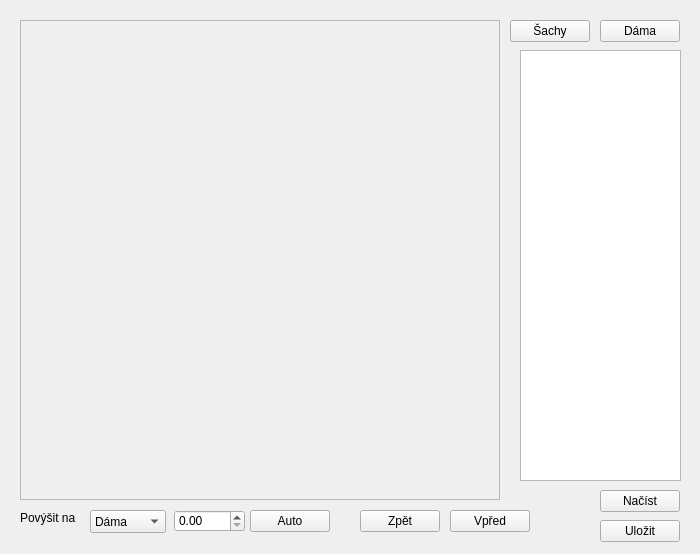
<?xml version="1.0" encoding="UTF-8"?>
<ui version="4.0">
 <class>GameWindow</class>
 <widget class="QWidget" name="GameWindow">
  <property name="geometry">
   <rect>
    <x>0</x>
    <y>0</y>
    <width>700</width>
    <height>554</height>
   </rect>
  </property>
  <property name="windowTitle">
   <string>Form</string>
  </property>
  <widget class="QFrame" name="frame">
   <property name="geometry">
    <rect>
     <x>20</x>
     <y>20</y>
     <width>480</width>
     <height>480</height>
    </rect>
   </property>
   <property name="frameShape">
    <enum>QFrame::StyledPanel</enum>
   </property>
   <property name="frameShadow">
    <enum>QFrame::Raised</enum>
   </property>
  </widget>
  <widget class="QPushButton" name="button_vpred">
   <property name="geometry">
    <rect>
     <x>450</x>
     <y>510</y>
     <width>80</width>
     <height>22</height>
    </rect>
   </property>
   <property name="text">
    <string>Vpřed</string>
   </property>
  </widget>
  <widget class="QPushButton" name="button_zpet">
   <property name="geometry">
    <rect>
     <x>360</x>
     <y>510</y>
     <width>80</width>
     <height>22</height>
    </rect>
   </property>
   <property name="text">
    <string>Zpět</string>
   </property>
  </widget>
  <widget class="QComboBox" name="comboBox_promote">
   <property name="geometry">
    <rect>
     <x>90</x>
     <y>510</y>
     <width>76</width>
     <height>23</height>
    </rect>
   </property>
   <item>
    <property name="text">
     <string>Dáma</string>
    </property>
   </item>
   <item>
    <property name="text">
     <string>Věž</string>
    </property>
   </item>
   <item>
    <property name="text">
     <string>Střelec</string>
    </property>
   </item>
   <item>
    <property name="text">
     <string>Jezdec</string>
    </property>
   </item>
  </widget>
  <widget class="QPushButton" name="button_auto">
   <property name="geometry">
    <rect>
     <x>250</x>
     <y>510</y>
     <width>80</width>
     <height>22</height>
    </rect>
   </property>
   <property name="text">
    <string>Auto</string>
   </property>
  </widget>
  <widget class="QDoubleSpinBox" name="spinBox_auto">
   <property name="geometry">
    <rect>
     <x>174</x>
     <y>510</y>
     <width>71</width>
     <height>22</height>
    </rect>
   </property>
  </widget>
  <widget class="QPushButton" name="button_nacti">
   <property name="geometry">
    <rect>
     <x>600</x>
     <y>490</y>
     <width>80</width>
     <height>22</height>
    </rect>
   </property>
   <property name="text">
    <string>Načíst</string>
   </property>
  </widget>
  <widget class="QPushButton" name="button_uloz">
   <property name="geometry">
    <rect>
     <x>600</x>
     <y>520</y>
     <width>80</width>
     <height>22</height>
    </rect>
   </property>
   <property name="text">
    <string>Uložit</string>
   </property>
  </widget>
  <widget class="QListView" name="listView">
   <property name="geometry">
    <rect>
     <x>520</x>
     <y>50</y>
     <width>161</width>
     <height>431</height>
    </rect>
   </property>
  </widget>
  <widget class="QLabel" name="label">
   <property name="geometry">
    <rect>
     <x>20</x>
     <y>510</y>
     <width>61</width>
     <height>16</height>
    </rect>
   </property>
   <property name="text">
    <string>Povýšit na</string>
   </property>
  </widget>
  <widget class="QPushButton" name="button_sachy">
   <property name="geometry">
    <rect>
     <x>510</x>
     <y>20</y>
     <width>80</width>
     <height>22</height>
    </rect>
   </property>
   <property name="text">
    <string>Šachy</string>
   </property>
  </widget>
  <widget class="QPushButton" name="button_dama">
   <property name="geometry">
    <rect>
     <x>600</x>
     <y>20</y>
     <width>80</width>
     <height>22</height>
    </rect>
   </property>
   <property name="text">
    <string>Dáma</string>
   </property>
  </widget>
 </widget>
 <resources/>
 <connections/>
</ui>
